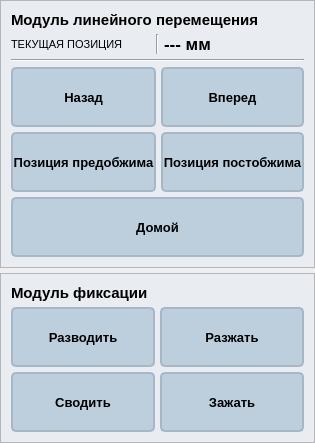
               <widget class="QWidget" name="widget_34" native="true">
                <property name="minimumSize">
                 <size>
                  <width>300</width>
                  <height>0</height>
                 </size>
                </property>
                <property name="maximumSize">
                 <size>
                  <width>16777215</width>
                  <height>16777215</height>
                 </size>
                </property>
                <layout class="QVBoxLayout" name="verticalLayout_18">
                 <property name="spacing">
                  <number>5</number>
                 </property>
                 <property name="leftMargin">
                  <number>0</number>
                 </property>
                 <property name="topMargin">
                  <number>0</number>
                 </property>
                 <property name="rightMargin">
                  <number>0</number>
                 </property>
                 <property name="bottomMargin">
                  <number>0</number>
                 </property>
                 <item>
                  <widget class="QFrame" name="frameXPos_7">
                   <property name="maximumSize">
                    <size>
                     <width>16777215</width>
                     <height>16777215</height>
                    </size>
                   </property>
                   <property name="styleSheet">
                    <string notr="true">* {
	background: #e9ecf1;
}

QFrame#frameXPos {
	border-radius: 7px;
	border: 1px solid #c1c6cc;
}</string>
                   </property>
                   <property name="frameShape">
                    <enum>QFrame::Shape::StyledPanel</enum>
                   </property>
                   <property name="frameShadow">
                    <enum>QFrame::Shadow::Raised</enum>
                   </property>
                   <layout class="QVBoxLayout" name="verticalLayout_56">
                    <property name="spacing">
                     <number>5</number>
                    </property>
                    <property name="leftMargin">
                     <number>10</number>
                    </property>
                    <property name="topMargin">
                     <number>10</number>
                    </property>
                    <property name="rightMargin">
                     <number>10</number>
                    </property>
                    <property name="bottomMargin">
                     <number>10</number>
                    </property>
                    <item>
                     <widget class="QLabel" name="label_42">
                      <property name="minimumSize">
                       <size>
                        <width>0</width>
                        <height>0</height>
                       </size>
                      </property>
                      <property name="maximumSize">
                       <size>
                        <width>16777215</width>
                        <height>25</height>
                       </size>
                      </property>
                      <property name="font">
                       <font>
                        <pointsize>11</pointsize>
                        <bold>true</bold>
                       </font>
                      </property>
                      <property name="text">
                       <string>Модуль линейного перемещения</string>
                      </property>
                     </widget>
                    </item>
                    <item>
                     <widget class="QWidget" name="widget_42" native="true">
                      <layout class="QHBoxLayout" name="horizontalLayout_4">
                       <property name="spacing">
                        <number>5</number>
                       </property>
                       <property name="leftMargin">
                        <number>0</number>
                       </property>
                       <property name="topMargin">
                        <number>0</number>
                       </property>
                       <property name="rightMargin">
                        <number>0</number>
                       </property>
                       <property name="bottomMargin">
                        <number>0</number>
                       </property>
                       <item>
                        <widget class="QLabel" name="label_43">
                         <property name="maximumSize">
                          <size>
                           <width>16777215</width>
                           <height>23</height>
                          </size>
                         </property>
                         <property name="font">
                          <font>
                           <pointsize>8</pointsize>
                          </font>
                         </property>
                         <property name="text">
                          <string>ТЕКУЩАЯ ПОЗИЦИЯ</string>
                         </property>
                         <property name="wordWrap">
                          <bool>true</bool>
                         </property>
                        </widget>
                       </item>
                       <item>
                        <widget class="Line" name="line_17">
                         <property name="orientation">
                          <enum>Qt::Orientation::Vertical</enum>
                         </property>
                        </widget>
                       </item>
                       <item>
                        <widget class="QLabel" name="lblLinPosMan">
                         <property name="maximumSize">
                          <size>
                           <width>16777215</width>
                           <height>23</height>
                          </size>
                         </property>
                         <property name="font">
                          <font>
                           <pointsize>13</pointsize>
                           <bold>true</bold>
                          </font>
                         </property>
                         <property name="text">
                          <string>--- мм</string>
                         </property>
                        </widget>
                       </item>
                      </layout>
                     </widget>
                    </item>
                    <item>
                     <widget class="Line" name="line_11">
                      <property name="styleSheet">
                       <string notr="true">Line {
	border: 1px solid #ced3d7;
}</string>
                      </property>
                      <property name="orientation">
                       <enum>Qt::Orientation::Horizontal</enum>
                      </property>
                     </widget>
                    </item>
                    <item>
                     <widget class="QWidget" name="widget_41" native="true">
                      <layout class="QVBoxLayout" name="verticalLayout_58">
                       <property name="spacing">
                        <number>5</number>
                       </property>
                       <property name="leftMargin">
                        <number>0</number>
                       </property>
                       <property name="topMargin">
                        <number>0</number>
                       </property>
                       <property name="rightMargin">
                        <number>0</number>
                       </property>
                       <property name="bottomMargin">
                        <number>0</number>
                       </property>
                       <item>
                        <widget class="QWidget" name="widget_43" native="true">
                         <layout class="QGridLayout" name="gridLayout">
                          <property name="leftMargin">
                           <number>0</number>
                          </property>
                          <property name="topMargin">
                           <number>0</number>
                          </property>
                          <property name="rightMargin">
                           <number>0</number>
                          </property>
                          <property name="bottomMargin">
                           <number>0</number>
                          </property>
                          <property name="spacing">
                           <number>5</number>
                          </property>
                          <item row="0" column="1">
                           <widget class="QToolButton" name="btnLinForwardMan">
                            <property name="sizePolicy">
                             <sizepolicy hsizetype="Preferred" vsizetype="Fixed">
                              <horstretch>0</horstretch>
                              <verstretch>0</verstretch>
                             </sizepolicy>
                            </property>
                            <property name="minimumSize">
                             <size>
                              <width>0</width>
                              <height>60</height>
                             </size>
                            </property>
                            <property name="font">
                             <font>
                              <pointsize>10</pointsize>
                              <bold>true</bold>
                             </font>
                            </property>
                            <property name="styleSheet">
                             <string notr="true">QToolButton {
	background: #bdcfdd;
	border: 2px solid #a6b8c6;
	border-radius: 5px;
}

QToolButton:pressed {
	background: #cfddeb;

}</string>
                            </property>
                            <property name="text">
                             <string>Вперед</string>
                            </property>
                            <property name="icon">
                             <iconset resource="resources.qrc">
                              <normaloff>:/icons/icons/left.png</normaloff>:/icons/icons/left.png</iconset>
                            </property>
                            <property name="iconSize">
                             <size>
                              <width>35</width>
                              <height>35</height>
                             </size>
                            </property>
                            <property name="toolButtonStyle">
                             <enum>Qt::ToolButtonStyle::ToolButtonTextBesideIcon</enum>
                            </property>
                           </widget>
                          </item>
                          <item row="0" column="0">
                           <widget class="QToolButton" name="btnLinBackMan">
                            <property name="sizePolicy">
                             <sizepolicy hsizetype="Preferred" vsizetype="Fixed">
                              <horstretch>0</horstretch>
                              <verstretch>0</verstretch>
                             </sizepolicy>
                            </property>
                            <property name="minimumSize">
                             <size>
                              <width>0</width>
                              <height>60</height>
                             </size>
                            </property>
                            <property name="font">
                             <font>
                              <pointsize>10</pointsize>
                              <bold>true</bold>
                             </font>
                            </property>
                            <property name="styleSheet">
                             <string notr="true">QToolButton {
	background: #bdcfdd;
	border: 2px solid #a6b8c6;
	border-radius: 5px;
}

QToolButton:pressed {
	background: #cfddeb;

}</string>
                            </property>
                            <property name="text">
                             <string>Назад</string>
                            </property>
                            <property name="icon">
                             <iconset resource="resources.qrc">
                              <normaloff>:/icons/icons/right.png</normaloff>:/icons/icons/right.png</iconset>
                            </property>
                            <property name="iconSize">
                             <size>
                              <width>35</width>
                              <height>35</height>
                             </size>
                            </property>
                            <property name="toolButtonStyle">
                             <enum>Qt::ToolButtonStyle::ToolButtonTextBesideIcon</enum>
                            </property>
                           </widget>
                          </item>
                          <item row="2" column="0">
                           <widget class="QPushButton" name="btnGoLinPos1Man">
                            <property name="minimumSize">
                             <size>
                              <width>0</width>
                              <height>60</height>
                             </size>
                            </property>
                            <property name="font">
                             <font>
                              <pointsize>10</pointsize>
                              <bold>true</bold>
                             </font>
                            </property>
                            <property name="styleSheet">
                             <string notr="true">QPushButton {
	background: #bdcfdd;
	border: 2px solid #a6b8c6;
	border-radius: 5px;
}

QPushButton:pressed {
	background: #cfddeb;

}</string>
                            </property>
                            <property name="text">
                             <string>Позиция предобжима</string>
                            </property>
                           </widget>
                          </item>
                          <item row="2" column="1">
                           <widget class="QPushButton" name="btnGoLinPos2Man">
                            <property name="minimumSize">
                             <size>
                              <width>0</width>
                              <height>60</height>
                             </size>
                            </property>
                            <property name="font">
                             <font>
                              <pointsize>10</pointsize>
                              <bold>true</bold>
                             </font>
                            </property>
                            <property name="styleSheet">
                             <string notr="true">QPushButton {
	background: #bdcfdd;
	border: 2px solid #a6b8c6;
	border-radius: 5px;
}

QPushButton:pressed {
	background: #cfddeb;

}</string>
                            </property>
                            <property name="text">
                             <string>Позиция постобжима</string>
                            </property>
                           </widget>
                          </item>
                         </layout>
                        </widget>
                       </item>
                       <item>
                        <widget class="QWidget" name="widget_32" native="true">
                         <layout class="QVBoxLayout" name="verticalLayout_46">
                          <property name="spacing">
                           <number>5</number>
                          </property>
                          <property name="leftMargin">
                           <number>0</number>
                          </property>
                          <property name="topMargin">
                           <number>0</number>
                          </property>
                          <property name="rightMargin">
                           <number>0</number>
                          </property>
                          <property name="bottomMargin">
                           <number>0</number>
                          </property>
                          <item>
                           <widget class="QToolButton" name="btnLinHomeMan">
                            <property name="sizePolicy">
                             <sizepolicy hsizetype="Preferred" vsizetype="Fixed">
                              <horstretch>0</horstretch>
                              <verstretch>0</verstretch>
                             </sizepolicy>
                            </property>
                            <property name="minimumSize">
                             <size>
                              <width>0</width>
                              <height>60</height>
                             </size>
                            </property>
                            <property name="font">
                             <font>
                              <pointsize>10</pointsize>
                              <bold>true</bold>
                             </font>
                            </property>
                            <property name="layoutDirection">
                             <enum>Qt::LayoutDirection::LeftToRight</enum>
                            </property>
                            <property name="autoFillBackground">
                             <bool>false</bool>
                            </property>
                            <property name="styleSheet">
                             <string notr="true">QToolButton {
	background: #bdcfdd;
	border: 2px solid #a6b8c6;
	border-radius: 5px;
}

QToolButton:pressed {
	background: #cfddeb;

}</string>
                            </property>
                            <property name="text">
                             <string>Домой</string>
                            </property>
                            <property name="icon">
                             <iconset resource="resources.qrc">
                              <normaloff>:/icons/icons/home.png</normaloff>:/icons/icons/home.png</iconset>
                            </property>
                            <property name="iconSize">
                             <size>
                              <width>35</width>
                              <height>35</height>
                             </size>
                            </property>
                            <property name="autoRepeat">
                             <bool>false</bool>
                            </property>
                            <property name="autoExclusive">
                             <bool>false</bool>
                            </property>
                            <property name="toolButtonStyle">
                             <enum>Qt::ToolButtonStyle::ToolButtonTextBesideIcon</enum>
                            </property>
                            <property name="autoRaise">
                             <bool>false</bool>
                            </property>
                            <property name="arrowType">
                             <enum>Qt::ArrowType::NoArrow</enum>
                            </property>
                           </widget>
                          </item>
                         </layout>
                        </widget>
                       </item>
                      </layout>
                     </widget>
                    </item>
                   </layout>
                  </widget>
                 </item>
                 <item>
                  <widget class="QFrame" name="frameXPos_6">
                   <property name="styleSheet">
                    <string notr="true">* {
	background: #e9ecf1;
}

QFrame#frameXPos {
	border-radius: 7px;
	border: 1px solid #c1c6cc;
}</string>
                   </property>
                   <property name="frameShape">
                    <enum>QFrame::Shape::StyledPanel</enum>
                   </property>
                   <property name="frameShadow">
                    <enum>QFrame::Shadow::Raised</enum>
                   </property>
                   <layout class="QVBoxLayout" name="verticalLayout_53">
                    <property name="spacing">
                     <number>5</number>
                    </property>
                    <property name="leftMargin">
                     <number>10</number>
                    </property>
                    <property name="topMargin">
                     <number>10</number>
                    </property>
                    <property name="rightMargin">
                     <number>10</number>
                    </property>
                    <property name="bottomMargin">
                     <number>10</number>
                    </property>
                    <item>
                     <widget class="QLabel" name="label_39">
                      <property name="minimumSize">
                       <size>
                        <width>0</width>
                        <height>0</height>
                       </size>
                      </property>
                      <property name="maximumSize">
                       <size>
                        <width>16777215</width>
                        <height>25</height>
                       </size>
                      </property>
                      <property name="font">
                       <font>
                        <pointsize>11</pointsize>
                        <bold>true</bold>
                       </font>
                      </property>
                      <property name="text">
                       <string>Модуль фиксации</string>
                      </property>
                     </widget>
                    </item>
                    <item>
                     <widget class="QWidget" name="widget_38" native="true">
                      <layout class="QHBoxLayout" name="horizontalLayout_29">
                       <property name="spacing">
                        <number>5</number>
                       </property>
                       <property name="leftMargin">
                        <number>0</number>
                       </property>
                       <property name="topMargin">
                        <number>0</number>
                       </property>
                       <property name="rightMargin">
                        <number>0</number>
                       </property>
                       <property name="bottomMargin">
                        <number>0</number>
                       </property>
                       <item>
                        <widget class="QWidget" name="widget_49" native="true">
                         <layout class="QVBoxLayout" name="verticalLayout_48">
                          <property name="spacing">
                           <number>5</number>
                          </property>
                          <property name="leftMargin">
                           <number>0</number>
                          </property>
                          <property name="topMargin">
                           <number>0</number>
                          </property>
                          <property name="rightMargin">
                           <number>0</number>
                          </property>
                          <property name="bottomMargin">
                           <number>0</number>
                          </property>
                          <item>
                           <widget class="QToolButton" name="btnFixBackMan">
                            <property name="sizePolicy">
                             <sizepolicy hsizetype="Preferred" vsizetype="Fixed">
                              <horstretch>0</horstretch>
                              <verstretch>0</verstretch>
                             </sizepolicy>
                            </property>
                            <property name="minimumSize">
                             <size>
                              <width>0</width>
                              <height>60</height>
                             </size>
                            </property>
                            <property name="font">
                             <font>
                              <pointsize>10</pointsize>
                              <bold>true</bold>
                             </font>
                            </property>
                            <property name="styleSheet">
                             <string notr="true">QToolButton {
	background: #bdcfdd;
	border: 2px solid #a6b8c6;
	border-radius: 5px;
}

QToolButton:pressed {
	background: #cfddeb;

}</string>
                            </property>
                            <property name="text">
                             <string>Разводить</string>
                            </property>
                            <property name="icon">
                             <iconset resource="resources.qrc">
                              <normaloff>:/icons/icons/unfix.png</normaloff>:/icons/icons/unfix.png</iconset>
                            </property>
                            <property name="iconSize">
                             <size>
                              <width>35</width>
                              <height>35</height>
                             </size>
                            </property>
                            <property name="toolButtonStyle">
                             <enum>Qt::ToolButtonStyle::ToolButtonTextBesideIcon</enum>
                            </property>
                           </widget>
                          </item>
                          <item>
                           <widget class="QToolButton" name="btnFixForwardMan">
                            <property name="sizePolicy">
                             <sizepolicy hsizetype="Preferred" vsizetype="Fixed">
                              <horstretch>0</horstretch>
                              <verstretch>0</verstretch>
                             </sizepolicy>
                            </property>
                            <property name="minimumSize">
                             <size>
                              <width>0</width>
                              <height>60</height>
                             </size>
                            </property>
                            <property name="font">
                             <font>
                              <pointsize>10</pointsize>
                              <bold>true</bold>
                             </font>
                            </property>
                            <property name="styleSheet">
                             <string notr="true">QToolButton {
	background: #bdcfdd;
	border: 2px solid #a6b8c6;
	border-radius: 5px;
}

QToolButton:pressed {
	background: #cfddeb;

}</string>
                            </property>
                            <property name="text">
                             <string>Сводить</string>
                            </property>
                            <property name="icon">
                             <iconset resource="resources.qrc">
                              <normaloff>:/icons/icons/fix.png</normaloff>:/icons/icons/fix.png</iconset>
                            </property>
                            <property name="iconSize">
                             <size>
                              <width>35</width>
                              <height>35</height>
                             </size>
                            </property>
                            <property name="toolButtonStyle">
                             <enum>Qt::ToolButtonStyle::ToolButtonTextBesideIcon</enum>
                            </property>
                           </widget>
                          </item>
                         </layout>
                        </widget>
                       </item>
                       <item>
                        <widget class="QWidget" name="widget_40" native="true">
                         <layout class="QVBoxLayout" name="verticalLayout_55">
                          <property name="spacing">
                           <number>5</number>
                          </property>
                          <property name="leftMargin">
                           <number>0</number>
                          </property>
                          <property name="topMargin">
                           <number>0</number>
                          </property>
                          <property name="rightMargin">
                           <number>0</number>
                          </property>
                          <property name="bottomMargin">
                           <number>0</number>
                          </property>
                          <item>
                           <widget class="QToolButton" name="toolButton_28">
                            <property name="sizePolicy">
                             <sizepolicy hsizetype="Preferred" vsizetype="Fixed">
                              <horstretch>0</horstretch>
                              <verstretch>0</verstretch>
                             </sizepolicy>
                            </property>
                            <property name="minimumSize">
                             <size>
                              <width>0</width>
                              <height>60</height>
                             </size>
                            </property>
                            <property name="font">
                             <font>
                              <pointsize>10</pointsize>
                              <bold>true</bold>
                             </font>
                            </property>
                            <property name="styleSheet">
                             <string notr="true">QToolButton {
	background: #bdcfdd;
	border: 2px solid #a6b8c6;
	border-radius: 5px;
}

QToolButton:pressed {
	background: #cfddeb;

}</string>
                            </property>
                            <property name="text">
                             <string>Разжать</string>
                            </property>
                            <property name="icon">
                             <iconset resource="resources.qrc">
                              <normaloff>:/icons/icons/unfix.png</normaloff>:/icons/icons/unfix.png</iconset>
                            </property>
                            <property name="iconSize">
                             <size>
                              <width>35</width>
                              <height>35</height>
                             </size>
                            </property>
                            <property name="toolButtonStyle">
                             <enum>Qt::ToolButtonStyle::ToolButtonTextBesideIcon</enum>
                            </property>
                           </widget>
                          </item>
                          <item>
                           <widget class="QToolButton" name="toolButton_29">
                            <property name="sizePolicy">
                             <sizepolicy hsizetype="Preferred" vsizetype="Fixed">
                              <horstretch>0</horstretch>
                              <verstretch>0</verstretch>
                             </sizepolicy>
                            </property>
                            <property name="minimumSize">
                             <size>
                              <width>0</width>
                              <height>60</height>
                             </size>
                            </property>
                            <property name="font">
                             <font>
                              <pointsize>10</pointsize>
                              <bold>true</bold>
                             </font>
                            </property>
                            <property name="styleSheet">
                             <string notr="true">QToolButton {
	background: #bdcfdd;
	border: 2px solid #a6b8c6;
	border-radius: 5px;
}

QToolButton:pressed {
	background: #cfddeb;

}</string>
                            </property>
                            <property name="text">
                             <string>Зажать</string>
                            </property>
                            <property name="icon">
                             <iconset resource="resources.qrc">
                              <normaloff>:/icons/icons/fix.png</normaloff>:/icons/icons/fix.png</iconset>
                            </property>
                            <property name="iconSize">
                             <size>
                              <width>35</width>
                              <height>35</height>
                             </size>
                            </property>
                            <property name="toolButtonStyle">
                             <enum>Qt::ToolButtonStyle::ToolButtonTextBesideIcon</enum>
                            </property>
                           </widget>
                          </item>
                         </layout>
                        </widget>
                       </item>
                      </layout>
                     </widget>
                    </item>
                   </layout>
                  </widget>
                 </item>
                </layout>
               </widget>
